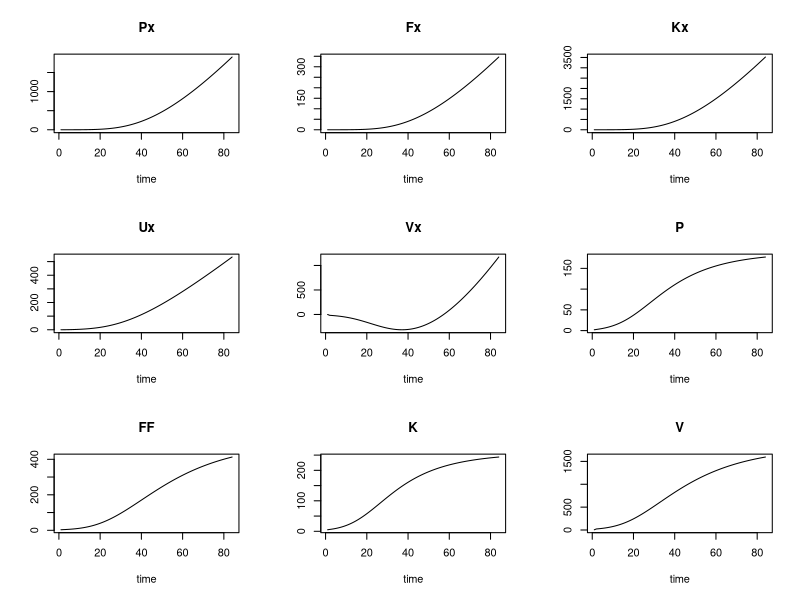
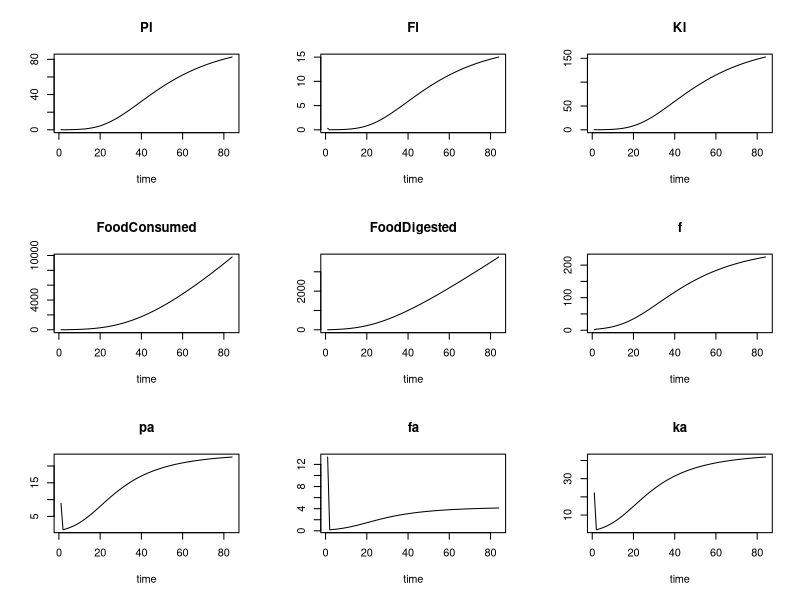
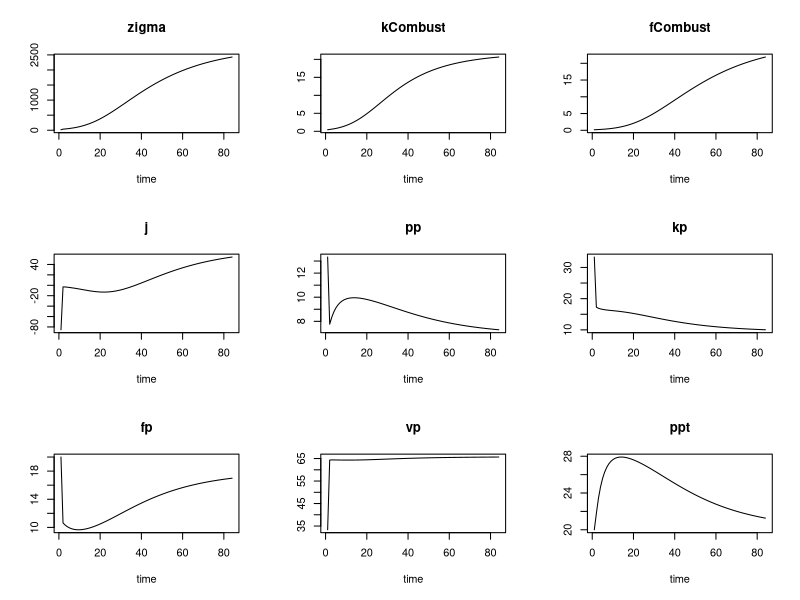
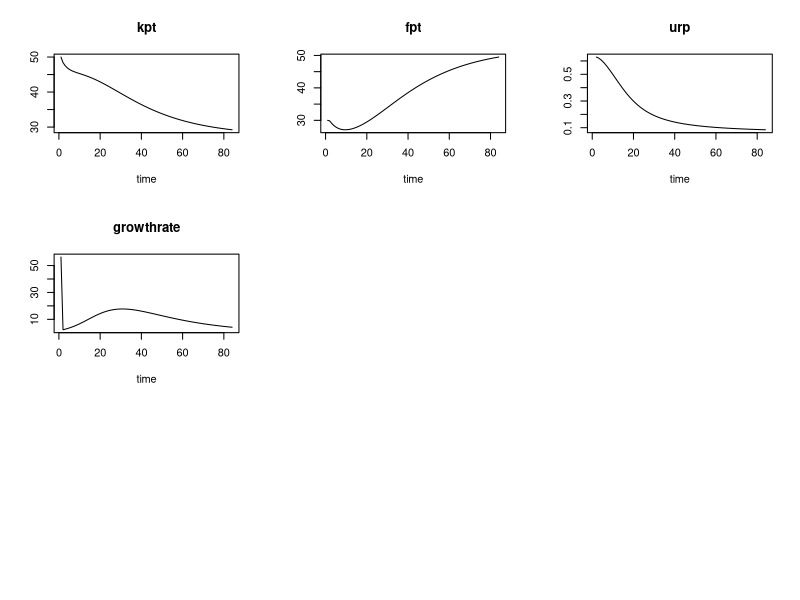
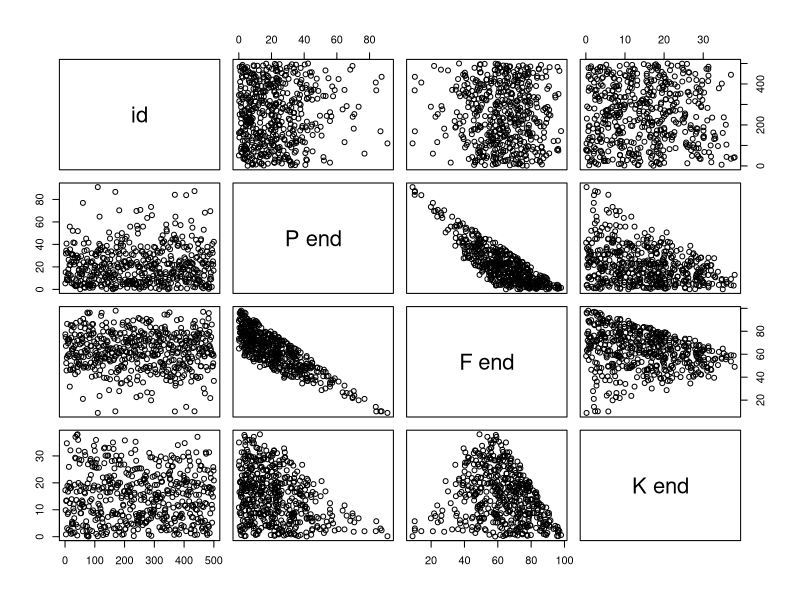
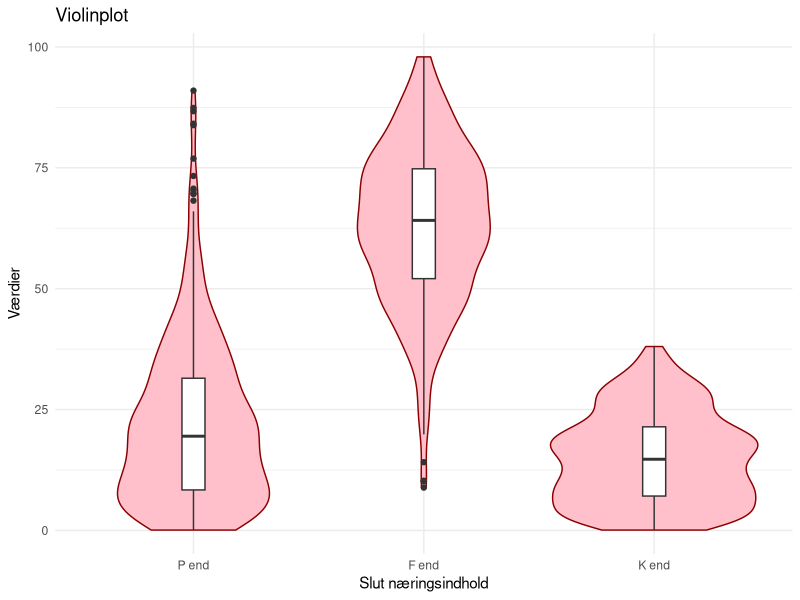

Reproduce these figures in R, in order.
library("deSolve")

growth = function(t, y, params) {
  with(as.list(c(params,y)), {
    ## function values
    zigma = P+FF+K+V
    f = (zigma/80)*(637.27 - 0.305*density)/12/7 # [density] = 1/(dm^2), (zigma/80) er et gÃ¦t for hver meget mere stÃ¸rre larver spiser
    g = 0.125 * P # "gÃ¦t", sÃ¸rger for maks 46% proteinindhold
    kCombustC = 0.08473955701/0.5
    h = kCombustC/2*K
    #kCombust = -0.3485+0.033054*temp #For temp 10-30 grader. Ellers dÃ¸d?
    kCombust = kCombustC/2*K
    fCombust = 0.05298229217*FF
    radius = (zigma/(10*pi))^(1/3) # approx radius (as if cylinder of water 5x as long as the diameter)
    j = (0.22 * pi * radius^2) * # surface area
      1440 * # minutes/day
      0.89750342 *
      (V/zigma - H) * # humidity difference, diffusion boundary assumed linear, replaces (1-H) in eq
      (temp + 273.15)^(-1.4) * sqrt(vAir) * Pwater(temp)

    lumenSize = 0.15*zigma

    ppl = Pl/lumenSize
    fpl = Fl/lumenSize
    kpl = Kl/lumenSize

    pa = Dp * Pl/lumenSize
    fa = Df * Fl/lumenSize
    ka = Dk * Kl/lumenSize # / lumenSize [mg]

    ## derivatives
    dPx = ppl*f
    dFx = fpl*f
    dKx = kpl*f

    dP = pa-g
    dUx = 0.5*g
    dF = fa + h - fCombust
    dK = ka - h - kCombust
    #dV = 0.5*g + kCombust + fCombust - j
    dV = 0.5*g + (0.02108 * zigma) - j # (kCombust + fCombust) = 0.021808 uden skelnen, desvÃ¦rre
    dVx = j

    dPl = pp*f - ppl*f - pa
    dFl = fp*f - fpl*f - fa
    dKl = kp*f - kpl*f - ka
    #print(j)

    return(list(c(dPx, dFx, dKx, dUx, dVx,
                  dP, dF, dK, dV,
                  dPl, dFl, dKl, f, pa+fa+ka),
                c(f = f, pa = pa, fa = fa, ka = ka, zigma = zigma, kCombust = kCombust, fCombust = fCombust, j = j, pp = 100*P/zigma, kp = 100*K/zigma, fp = 100*FF/zigma, vp = 100*V/zigma, ppt = 100*P/(P+K+FF), kpt = 100*K/(P+K+FF), fpt = 100*FF/(P+K+FF), urp = Ux/(Px+Fx+Kx+Ux), growthrate=dK+dF+dK)))
  })
}

Pwater = function(temp) { # Antoine ligningen
  10^(
    2.124903 # for at omregne til Pascal
    + 8.07131 # A
    - (
      1730.63/ # B
        (233.426 # C
         + temp) # [temp] = Â°C
    )
  )
}

params = c(
  temp = 28,
  density = 50,
  H = 0.65,

  pressure = 101325, # Pa
  vAir = 0.15, # m/s
  Dp = 100, # gÃ¦t
  Df = 100, # gÃ¦t
  Dk = 100, # (0.015umol/min)/(3 mol/L) * 1 kg/L omregnet til mg/d

  pp = 0.33,
  fp = 0.06,
  kp = 0.61
)

initials = c(
  Px = 0, Fx = 0, Kx = 0, Ux = 0, Vx = 0,
  P = 2, FF = 3, K = 5, V = 5,
  Pl = 0.2, Fl = 0.3, Kl = 0.5,
  FoodConsumed = 0, FoodDigested = 0
)

sols = ode(initials,c(1:84),growth,params)
plot(sols)
print(sols[84,])

# Scatterplot
mi <- as.vector(c(0,10,0,101325/2,0.001,1,1,1,0,0,0),"numeric")
ma <- as.vector(c(100,100,1,101325*2,10,100,100,100,1,1,1),"numeric")
attribute.names = c('temp','density','H','pressure','vAir','Dp','Df','Dk','pp','fp','kp')
N.iter <- 500
P.end <- vector("numeric",length = N.iter)
FF.end <- vector("numeric",N.iter)
K.end <- vector("numeric",N.iter)
param.list = matrix(data = NA,nrow = length(params),ncol = N.iter)
#parms = matrix(data = NA,nrow = length(params),ncol = N.iter)
parms = vector("numeric", length = length(params))
GSA.res = matrix(data = NA,nrow = length(params),ncol = N.iter)
#output = matrix(data = NA,nrow = length(params),ncol = N.iter)
#j = 1
#loop param
set.seed(3)
for (j in 1:length(params)){
  param.list[j,] = runif(N.iter,min=mi[j],max=ma[j])
}
for ( i in 1:N.iter){
  # simulate the epidemic
  parms = param.list[,i]
  names(parms)<-attribute.names
  output <- ode(initials,times = c(1:84), growth, parms)
  # antal syge på samme tid
  P.end[i] <- output[84,'ppt']
  # t.max
  FF.end[i] <- output[84,'fpt']
  # totale antal syge
  K.end[i] <- output[84,'kpt']
}
GSA.res <- data.frame(id=1:N.iter,P.end,FF.end,K.end)
names(GSA.res) <- c("id","P end","F end", "K end")

pairs(GSA.res)

# Andre metoder følger...

library(ggplot2)
library(reshape2)
#head(GSA.res)
#GSA.res[1] <- as.factor(P.max)
nyGSA = melt(GSA.res,id.vars=c("id"))
nyGSA$variable <- as.factor(nyGSA$variable)
ggplot(nyGSA, aes(x=variable,y=value)) +
  geom_violin(trim=T, fill='pink', color="darkred")+
  geom_boxplot(width=0.1) + theme_minimal() + ggtitle("Violinplot")+xlab("Slut næringsindhold")+ylab("Værdier")
